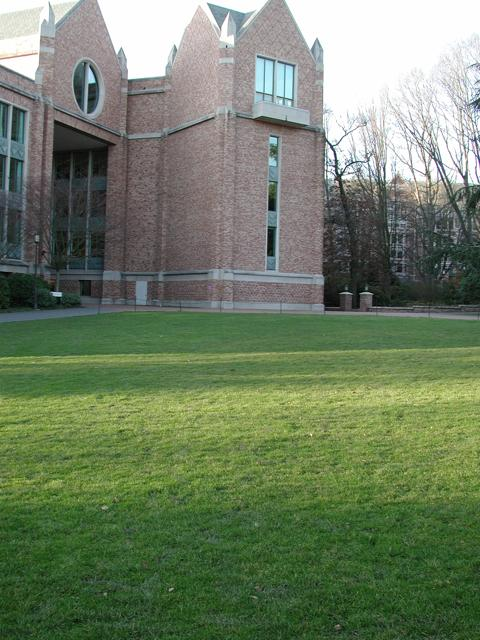
#> input picture midsem/130010009_140076001_150050001_lab03_midsem/data/manual/campus/campus1.jpg, 480 x 640 px, given in place of campus1.jpgcampus1.jpg, which was not available
$ python pano-auto.py ../data/manual/campus/campus1.jpg   (Python 2 division)
#> lines starting #> are read from the running program, lines starting #| are printed output that depends on the picture; pictures that were not available may be replaced by others from this repository, and a replacement may not be noted
"""
Written by S Divakar Bhat
Roll No: 18307R004
Title: Auto Mosaicing
"""
import argparse
import cv2
import numpy as np
# import os

POINTS = []


def get_kps_ftrs(image):
    """
    Function to get keypoints and featured of image
    using ORB
    """
    orb = cv2.ORB_create()
    return orb.detectAndCompute(image, None)


def find_homography(corr):
    """
    Function to find the homography matrix based on the given input
    correspondence points
    """
    global POINTS
    # homo = []
    pts_src = np.array(POINTS[1::2])
    pts_dst = np.array(POINTS[::2])
    homo, _ = cv2.findHomography(pts_src, pts_dst, cv2.RANSAC, 5.0)
    return homo


if __name__ == "__main__":
    PARSE = argparse.ArgumentParser('manual mosaicing')
    PARSE.add_argument('path', type=str, default='../data/manual/campus/')
    ARGS = PARSE.parse_args()
    IMAGE1_PATH = ARGS.path + 'campus{}.jpg'.format(1)
    IMAGE2_PATH = ARGS.path + 'campus{}.jpg'.format(2)
    IMAGE1 = cv2.imread(IMAGE1_PATH)
#> IMAGE1 is the input picture: shape (640, 480, 3); mean B, G, R 100, 126.7, 111.3
    IMAGE2 = cv2.imread(IMAGE2_PATH)
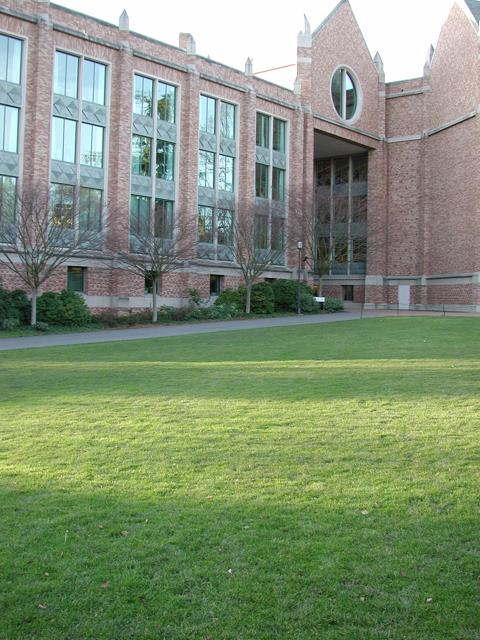
#> input picture midsem/130010009_140076001_150050001_lab03_midsem/data/manual/campus/campus2.jpg, 480 x 640 px, given in place of campus1.jpgcampus2.jpg, which was not available
#> IMAGE2 is the input picture: shape (640, 480, 3); mean B, G, R 116.2, 144.1, 127.7
    # TEMP1 = IMAGE1.copy()
    # TEMP2 = IMAGE2.copy()
    KPS1, FTRS1 = get_kps_ftrs(IMAGE1)
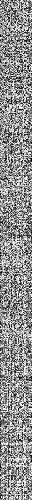
#> FTRS1: shape (500, 32); min 0, max 255, mean 144
#> KPS1 = 500 keypoints; strongest (x, y, size): (339, 172, 31), (334, 168, 31), (334, 166, 31), (351, 163, 31)
    KPS2, FTRS2 = get_kps_ftrs(IMAGE2)
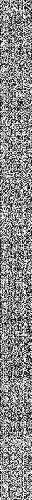
#> FTRS2: shape (500, 32); min 0, max 255, mean 136.3
#> KPS2 = 500 keypoints; strongest (x, y, size): (101, 129, 31), (213, 100, 31), (323, 300, 31), (160, 150, 37.2)
    MATCHER = cv2.BFMatcher(cv2.NORM_HAMMING, crossCheck=True)
    MATCHED = MATCHER.match(FTRS1, FTRS2)
#> MATCHED = 146 matches
    KPS1 = np.array([kps.pt for kps in KPS1])
#> KPS1 = 500 pairs, first value 33 to 441, second value 39 to 309
    KPS2 = np.array([kps.pt for kps in KPS2])
#> KPS2 = 500 pairs, first value 53.28 to 429, second value 37 to 599
    PTS1 = np.array([KPS1[x.queryIdx] for x in MATCHED])
#> PTS1 = 146 pairs, first value 52 to 439, second value 39.6 to 308.4
    PTS2 = np.array([KPS2[x.trainIdx] for x in MATCHED])
#> PTS2 = 146 pairs, first value 56 to 387.1, second value 37 to 302.4
    H, _ = cv2.findHomography(PTS1, PTS2, cv2.RANSAC, 5)
#> H = [[0.884, 0.0289, 258.4], [-0.0948, 0.978, 14.57], [-0.000248, 1.99e-05, 1]]
    # print(len(H))
    IMAGE_1 = cv2.warpPerspective(IMAGE1, H, (IMAGE1.shape[1]
                                              + IMAGE2.shape[1],
                                              IMAGE1.shape[0]+IMAGE2.shape[0]))
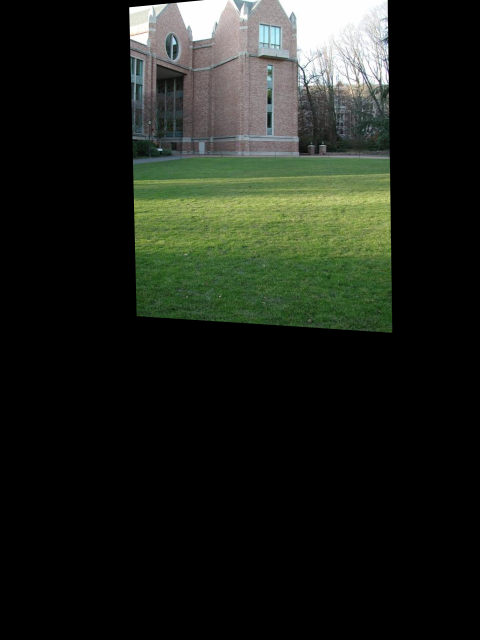
#> IMAGE_1: shape (1280, 960, 3) (shown at 1/2 size); mean B, G, R 26.8, 34.1, 29.9
    H_1, W_1 = IMAGE1.shape[:2]
#> H_1 = 640; W_1 = 480
    H_2, W_2 = IMAGE2.shape[:2]
#> H_2 = 640; W_2 = 480
    # RESULT = np.zeros((max(H_1, H_2), W_1+W_2, 3), dtype="uint8")
    IMAGE_1[0:H_2, 0:W_2] = IMAGE2
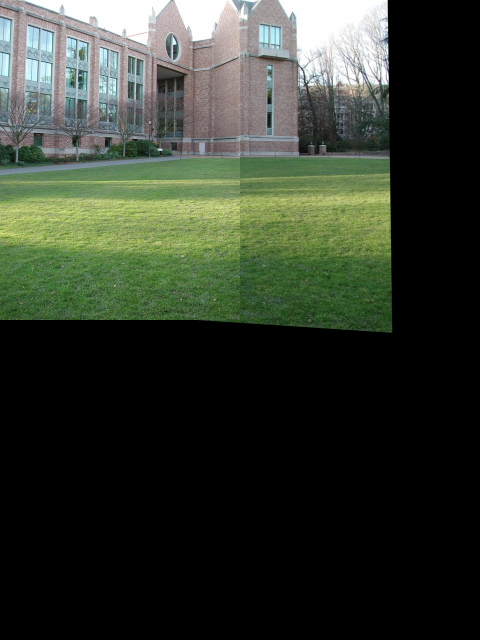
#> IMAGE_1: shape (1280, 960, 3) (shown at 1/2 size); mean B, G, R 46, 57.5, 50.8
    # RESULT[0:H_2, W_2:] = IMAGE_1[0:H_1, 0:W_1]
    cv2.imshow("Image 1", IMAGE1)
    cv2.imshow("Image 2", IMAGE2)
    cv2.imshow("Result", IMAGE_1)

    cv2.waitKey(0)
